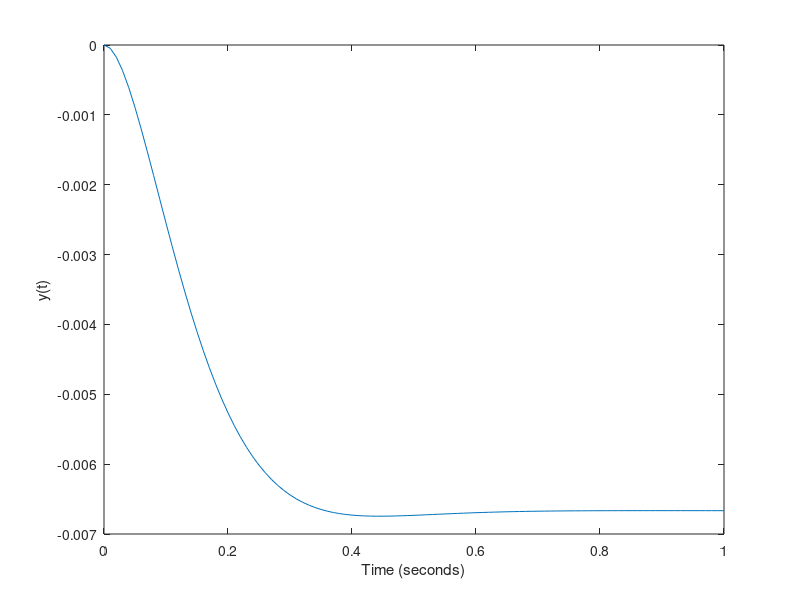

Here is the MATLAB script that generated this plot:
% Chapter 5: Figure 5.53
%
%    Ka=30 is currently selected.  You can select Ka=60 and re-run.
%
Ka=30;
t=[0:0.01:1];
nc=[Ka*5];dc=[1]; sysc=tf(nc,dc);
ng=[1];dg=[1 20 0]; sysg=tf(ng,dg);
sys=feedback(sysg,sysc);
sys=-sys;
y=step(sys,t); plot(t,y)
xlabel('Time (seconds)'), ylabel('y(t)')
